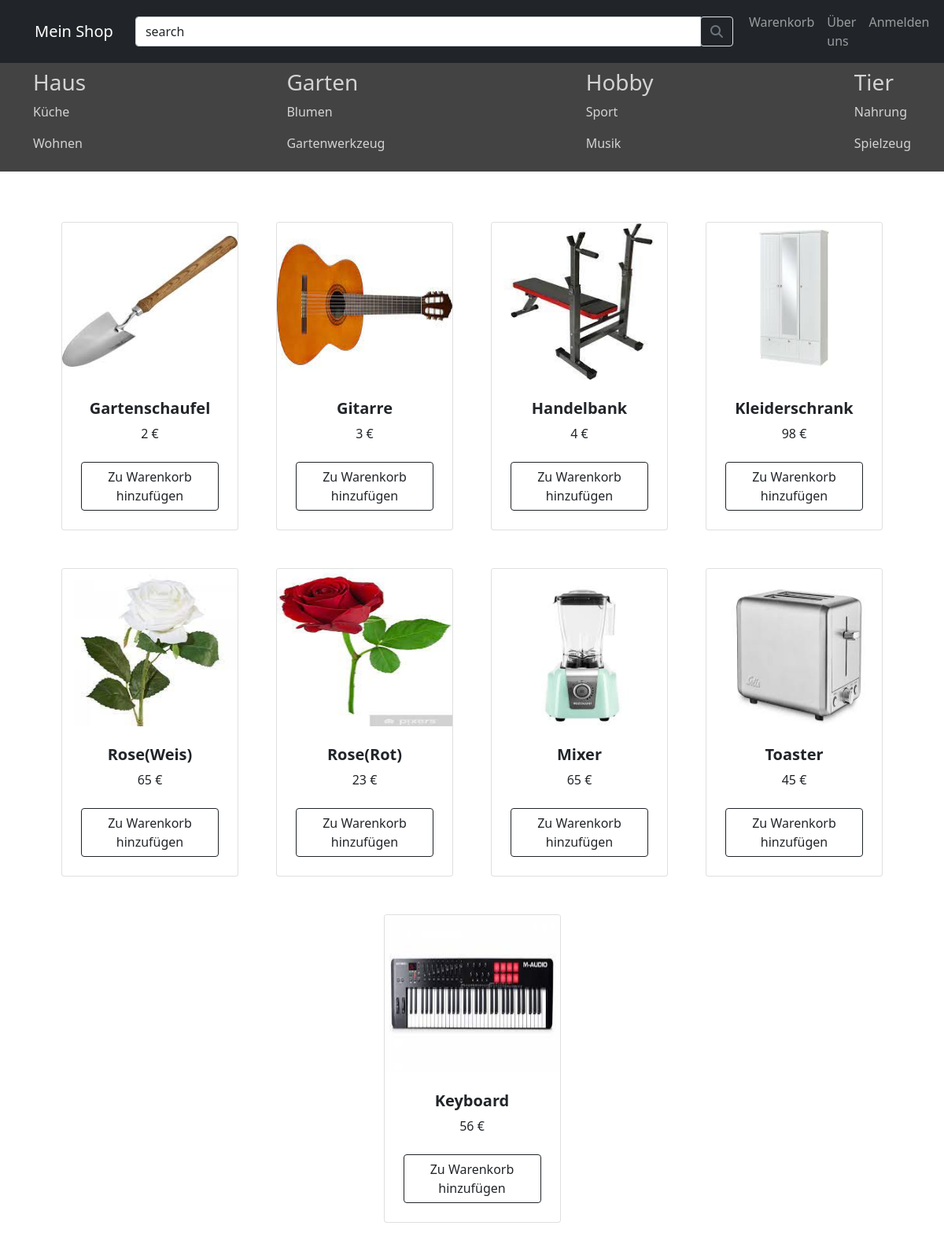
/php/index.php, run on the app's committed database.
### tables this page shows
CREATE TABLE IF NOT EXISTS `kategorie` (
  `KategorieID` int(11) NOT NULL,
  `KategorieName` varchar(50) NOT NULL,
  PRIMARY KEY (`KategorieID`)
);

CREATE TABLE IF NOT EXISTS `u_kategorie` (
  `u_KateID` int(11) NOT NULL,
  `u_Kate_Name` varchar(50) NOT NULL,
  `FK_Kategorie` int(11) NOT NULL,
  PRIMARY KEY (`u_KateID`),
  KEY `FK_u_kategorie_kategorie` (`FK_Kategorie`),
  CONSTRAINT `FK_u_kategorie_kategorie` FOREIGN KEY (`FK_Kategorie`) REFERENCES `kategorie` (`KategorieID`)
);

CREATE TABLE IF NOT EXISTS `produkt` (
  `ProduktID` int(11) NOT NULL,
  `Produkt_Name` varchar(50) DEFAULT NULL,
  `FK_u_kate` int(11) DEFAULT NULL,
  `Preis` int(11) DEFAULT NULL,
  `Bild_Path` varchar(50) DEFAULT NULL,
  PRIMARY KEY (`ProduktID`),
  KEY `FK_produkt_u_kategorie` (`FK_u_kate`),
  CONSTRAINT `FK_produkt_u_kategorie` FOREIGN KEY (`FK_u_kate`) REFERENCES `u_kategorie` (`u_KateID`)
);

### php/index.php (the view, shortened to what this page needs)
<?php
print("
	<!DOCTYPE html>
	<html>
	<head>
	  <meta charset='utf-8'>
	  <meta http-equiv='X-UA-Compatible' content='IE=edge'>
	  <title>Page Title</title>
	  <meta name='viewport' content='width=device-width, initial-scale=1'>
	  <link rel='stylesheet' href='../css/index.css'>
	  <link href='https://cdn.jsdelivr.net/npm/bootstrap@5.1.3/dist/css/bootstrap.min.css' rel='stylesheet'
>
	  <script src='https://kit.fontawesome.com/b05822756c.js'></script>
	</head>
	");
$mysqli = new mysqli('localhost', 'root', '', 'aufgabe_ebusiness');
$sqlProdukt = 'SELECT * FROM aufgabe_ebusiness.produkt';
$statementProdukt = $mysqli->prepare($sqlProdukt);
$statementProdukt->execute();
$resultProdukt = $statementProdukt->get_result();
$sqlKategorie = 'SELECT * FROM aufgabe_ebusiness.kategorie';
$statementKategorie = $mysqli->prepare($sqlKategorie);
$statementKategorie->execute();
$resultKategorie = $statementKategorie->get_result();
$sqlUKategorie = 'SELECT * FROM aufgabe_ebusiness.u_kategorie WHERE  aufgabe_ebusiness.u_kategorie.FK_Kategorie =?';
$statementUKategorie = $mysqli->prepare($sqlUKategorie);
$statementUKategorie->bind_param("i",$id);
$id = 0;
print("<body>");
print("
<nav class='navbar navbar-expand-sm bg-dark navbar-dark'>
<div class='container-fluid'>
  <ul>
	<li class='nav-item mt-3'><a class='navbar-brand ' href='../html/index.html'>Mein Shop</a></li>
  </ul>
  <div class='container col-sm-8'>
	<div class='input-group col-sm-4'>
	  <input class='form-control col-sm-0' type='search' value='search' id='search-input'>
	  <span class='input-group-append'>
		<button class='btn btn-outline-secondary  border' type='button'>
		  <i class='fa fa-search'></i>
		</button>
	  </span>
	</div>
  </div>
  <ul class='navbar-nav'>
	<li class='nav-item'>
	  <a class='nav-link ' href='./cart.html'>Warenkorb</a>
	</li>
	<li class='nav-item'>
	  <a class='nav-link' href='#'>Über uns</a>
	</li>
	<li class='nav-item'>
");?>
	<?php if(isset($_SESSION["username"]))
	  { print("<a class='nav-link' href='logout.php'>");
		print("Abmelden");
	}else {
	print("<a class='nav-link' href='../html/login.html'>"); print("Anmelden");
	}
	 print("</a>
	</li>
  </ul>
</div>
</nav>
");
print("<nav class='navbar navbar-expand-sm navbar-costum navbar-dark'>
<div class='container'>");
while ($rowKategorie = $resultKategorie->fetch_assoc()) {
$statementUKategorie->bind_param("i",$nextId);
$nextId = $id+1;
$id = $nextId;
$statementUKategorie->execute();
$resultUKategorie = $statementUKategorie->get_result();
	print("
  <div class='dropdown'>
	");
?>
	<?php
	print("<h3 class='kategorie'><a class='kategorie_text' href='#'>"); print($rowKategorie['KategorieName']); print("</a></h3>");
	?>
	<?php
	while($rowUKategorie = $resultUKategorie->fetch_assoc()){
print("<p class='unterkategorie'><a class='unterkategorie_text' href='#'>"); print($rowUKategorie['u_Kate_Name']); print("</a></p>");
	}
	?>
	<?php
	print("</div>");
}
print("</div></nav>");
print("<section class='py-3'>
<div class='container  mt-5 px-lg-5'>
<div class='row gx-4 gx-lg-5 row-cols-2 row-cols-md-3 row-cols-xl-4 justify-content-center'>");
while ($rowProdukt = $resultProdukt->fetch_assoc()) {
	print("<div class='col mb-5'>
	<div class='card h-120'><img class='card-img-top' src='");
	print($rowProdukt["Bild_Path"]);
	print("
		'alt='Bild von Produkt'>
	  <div class='card-body p-4'>
		<div class='text-center'>
		  <h5 class='fw-bolder'>") ?> <?php print($rowProdukt['Produkt_Name']) ?><?php print("</h5>") ?> <?php print($rowProdukt['Preis']) ?> <?php print("€
		</div>
	  </div>
	  <div class='card-footer p-4 border-top-0 pt-0 bg-transparent'>
		<div class='text-center'><a class='btn btn-outline-dark mt-auto' href='#'>Zu Warenkorb hinzufügen</a>
		</div>
	  </div>
	</div>
  </div>
	");
}
print("
			</div>
			</div>
			</section>
");
	session_destroy();																																print("</Body>");
																																			print("</html>");
?>

### css/index.css (style rules this page uses)
.navbar-nav { margin-left: auto; }
.navbar-costum { background-color: rgb(67, 67, 67); }
.kategorie_text { color: lightgray; text-decoration: none; }
.unterkategorie_text { color: lightgray; text-decoration: none; }
.card-img-top { height: 200px; }

### data on the page
kategorie: KategorieName "Haus"
u_kategorie: u_Kate_Name "Küche"
u_kategorie: u_Kate_Name "Wohnen"
kategorie: KategorieName "Garten"
u_kategorie: u_Kate_Name "Blumen"
u_kategorie: u_Kate_Name "Gartenwerkzeug"
kategorie: KategorieName "Hobby"
u_kategorie: u_Kate_Name "Sport"
u_kategorie: u_Kate_Name "Musik"
kategorie: KategorieName "Tier"
u_kategorie: u_Kate_Name "Nahrung"
u_kategorie: u_Kate_Name "Spielzeug"
produkt: Bild_Path (picture), Produkt_Name "Gartenschaufel", Preis "2"
produkt: Bild_Path (picture), Produkt_Name "Gitarre", Preis "3"
produkt: Bild_Path (picture), Produkt_Name "Handelbank", Preis "4"
produkt: Bild_Path (picture), Produkt_Name "Kleiderschrank", Preis "98"
produkt: Bild_Path (picture), Produkt_Name "Rose(Weis)", Preis "65"
produkt: Bild_Path (picture), Produkt_Name "Rose(Rot)", Preis "23"
produkt: Bild_Path (picture), Produkt_Name "Mixer", Preis "65"
produkt: Bild_Path (picture), Produkt_Name "Toaster", Preis "45"
produkt: Bild_Path (picture), Produkt_Name "Keyboard", Preis "56"
